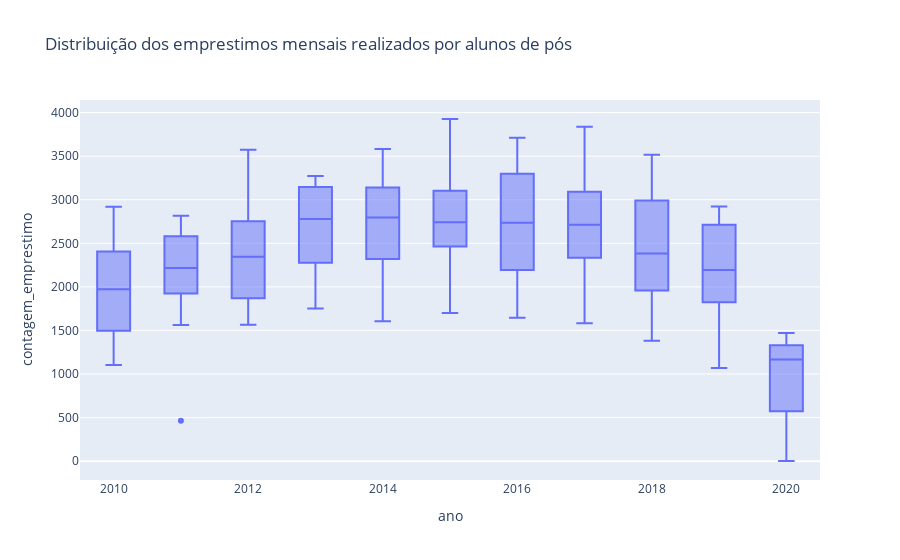

Notebook cell for this chart:
### Code cell
fig_box_plot_pos = px.box(emprestimo_pos_circulante,
                          x="ano",
                          y="contagem_emprestimo",
                          title="Distribuição dos emprestimos mensais realizados por alunos de pós"
                        )
fig_box_plot_pos.show()

### Figure 1 — Plotly figure (JSON) as saved in the notebook; plotly's stock layout.template omitted (floating-point values rounded to 4 significant figures)
{"data": [{"alignmentgroup": "True", "hovertemplate": "ano=%{x}<br>contagem_emprestimo=%{y}<extra></extra>", "legendgroup": "", "marker": {"color": "#636efa"}, "name": "", "notched": false, "offsetgroup": "", "orientation": "v", "showlegend": false, "type": "box", "x": [2010, 2010, 2010, 2010, 2010, 2010, 2010, 2010, 2010, 2010, 2010, 2010, 2011, 2011, 2011, 2011, 2011, 2011, 2011, 2011, 2011, 2011, 2011, 2011, 2012, 2012, 2012, 2012, 2012, 2012, 2012, 2012, 2012, 2012, 2012, 2012, 2013, 2013, 2013, 2013, 2013, 2013, 2013, 2013, 2013, 2013, 2013, 2013, 2014, 2014, 2014, 2014, 2014, 2014, 2014, 2014, 2014, 2014, 2014, 2014, 2015, 2015, 2015, 2015, 2015, 2015, 2015, 2015, 2015, 2015, 2015, 2015, 2016, 2016, 2016, 2016, 2016, 2016, 2016, 2016, 2016, 2016, 2016, 2016, 2017, 2017, 2017, 2017, 2017, 2017, 2017, 2017, 2017, 2017, 2017, 2017, 2018, 2018, 2018, 2018, 2018, 2018, 2018, 2018, 2018, 2018, 2018, 2018, 2019, 2019, 2019, 2019, 2019, 2019, 2019, 2019, 2019, 2019, 2019, 2019, 2020, 2020, 2020, 2020], "x0": " ", "xaxis": "x", "y": [1105, 1474, 2919, 2716, 2514, 1920, 1522, 2222, 2297, 2026, 1782, 1275, 465, 1563, 2573, 2431, 2591, 2095, 1945, 2818, 2595, 2340, 2030, 1903, 1714, 2217, 3575, 2956, 2993, 2025, 1566, 2351, 2341, 2553, 2370, 1691, 1753, 2445, 3274, 3186, 2921, 2104, 2767, 3110, 3181, 2791, 2528, 2108, 2316, 3583, 3204, 3010, 2690, 1605, 2571, 3101, 3180, 2904, 2325, 1970, 1785, 3086, 3927, 3315, 3120, 2774, 2661, 2977, 2506, 2711, 2423, 1701, 1646, 2328, 3711, 2720, 3115, 3049, 2378, 3662, 3483, 2753, 2059, 1692, 1649, 2332, 3722, 2724, 3125, 3059, 2339, 3837, 2849, 2705, 2376, 1582, 1545, 2229, 3518, 3290, 2914, 2376, 1868, 3068, 2451, 2389, 2049, 1382, 1601, 2379, 2922, 2836, 2593, 2049, 2037, 2848, 2307, 2082, 1613, 1069, 1143, 1189, 1471, 2], "y0": " ", "yaxis": "y"}], "layout": {"boxmode": "group", "legend": {"tracegroupgap": 0}, "title": {"text": "Distribuição dos emprestimos mensais realizados por alunos de pós"}, "xaxis": {"anchor": "y", "domain": [0, 1], "title": {"text": "ano"}}, "yaxis": {"anchor": "x", "domain": [0, 1], "title": {"text": "contagem_emprestimo"}}}}
